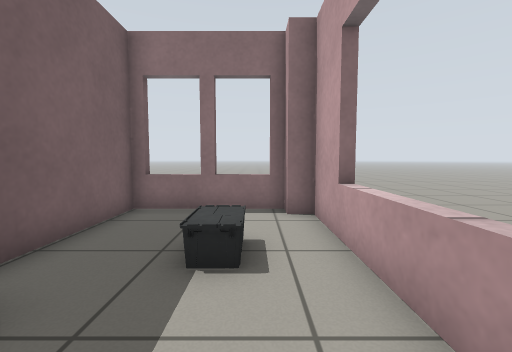
view 1 (above)

12 first-person views from a walk through a world built for the Gazebo simulator. The camera is 0.74 m above the floor, tilts 4° down and sees 90° across. The floor is counted in squares, 0.5 m on a side. Each view is taken from the middle of a square. On the plan, view 1 faces up. The plan holds only what a view shows up to about 13 squares ahead; the rest is blank. Gazebo's built-in surfaces are drawn with simple patterns.

view 2
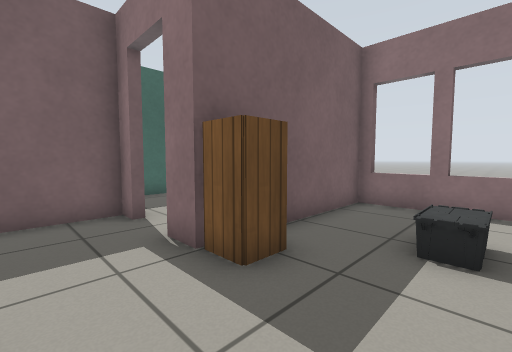

view 3
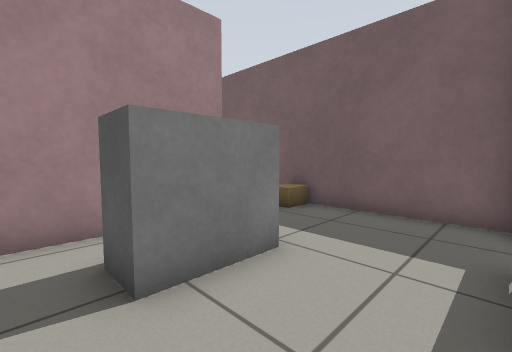

view 4
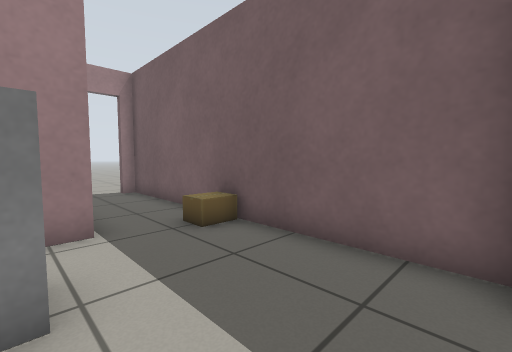

view 5
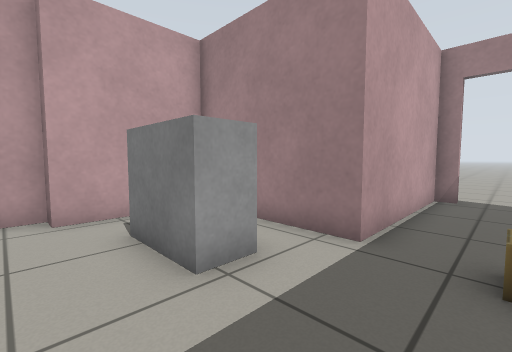

view 6
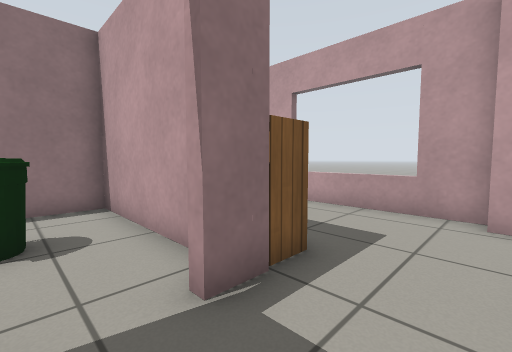

view 7
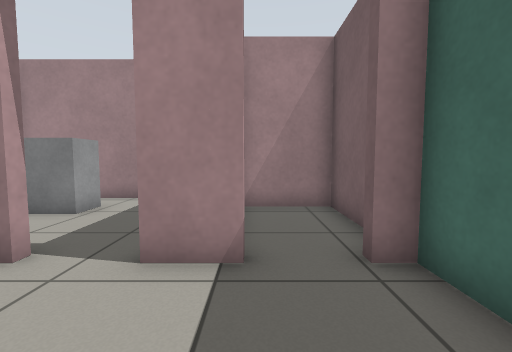

view 8
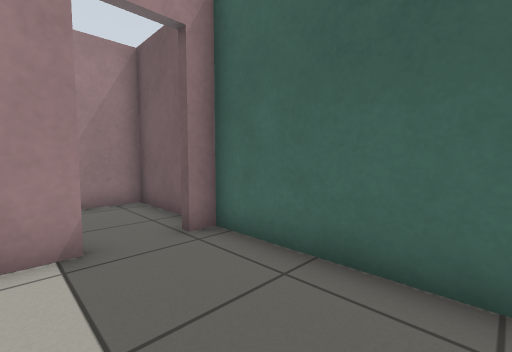

view 9
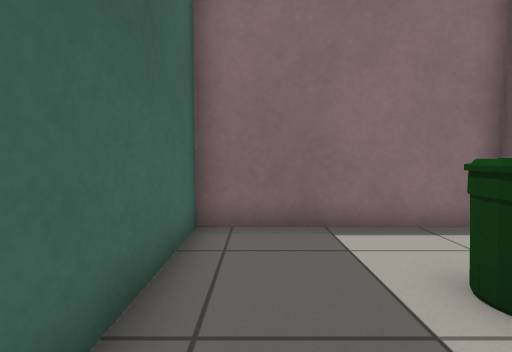

view 10
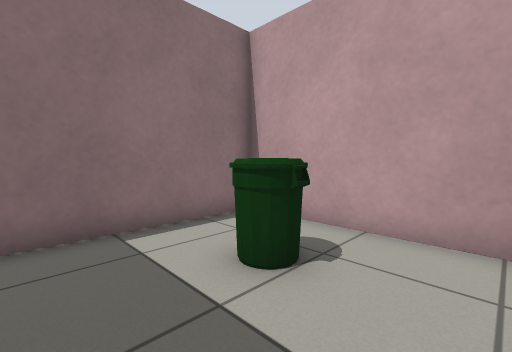

view 11
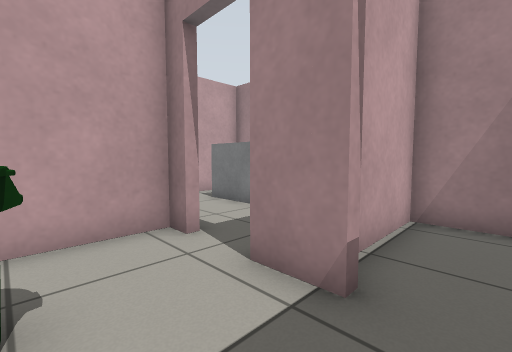

view 12
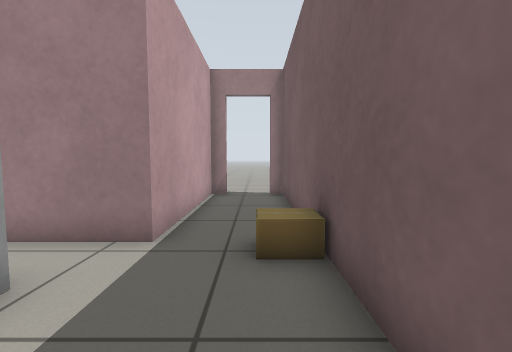

### Floor plan
Points are (right, up) in squares from view 1. A wall is a line through its corners. A room is listed if a view was taken in it or the views show most of it. See-through windows are left out.
Room 1 (views 1, 2, 3, 4, 5, 6, 12)
walls: (-6.2, 1.2) (-7.1, 1.2) (-7.1, -10.4); (0.8, 7.4) (-3.6, 7.4) (-3.6, 1.2) (-4.6, 1.2); (-4.9, -10.4) (-4.2, -10.4) (-4.2, -4.4) (0.8, -4.4) (0.8, -0.7) (1.5, -0.7) (1.5, 6.7) (0.8, 6.7)
ways out: open door at (-5.5, 1) to room 2; open door at (-5.7, -10.7)
objects: cardboard box (-6, -4); grey box (-3, -3) to (-1, -2); cabinet (-3, 2); other object (-1, 4) to (0, 4)
Room 2 (views 7, 8, 9, 10, 11)
walls: (-7.9, 1.5) (-6.2, 1.5); (-3.9, 1.5) (-3.9, 7.4) (-10.3, 7.4) (-10.3, 1.5)
ways out: open door at (-5.5, 1) to room 1; open door at (-8.5, 1) to room 3
objects: bin (-7, 4) to (-6, 5)
Room 3 (no view inside)
walls: (-10.3, 0.1) (-10.3, -2.7) (-7.4, -2.7) (-7.4, 0.1)
ways out: open door at (-8.5, 1) to room 2

Where each view was taken, in squares from view 1:
view 1: 0 up, 0 right, facing up
view 2: 1 down, 0 right, facing up-left
view 3: 1 up, 0 right, facing down-left
view 4: 1 up, 3 left, facing down-left
view 5: 0 up, 6 left, facing down-right
view 6: 1 down, 6 left, facing up-right
view 7: 5 up, 8 left, facing down
view 8: 6 up, 7 left, facing down-left
view 9: 2 up, 9 left, facing up
view 10: 2 up, 9 left, facing up-right
view 11: 4 up, 9 left, facing down-right
view 12: 0 up, 6 left, facing down
